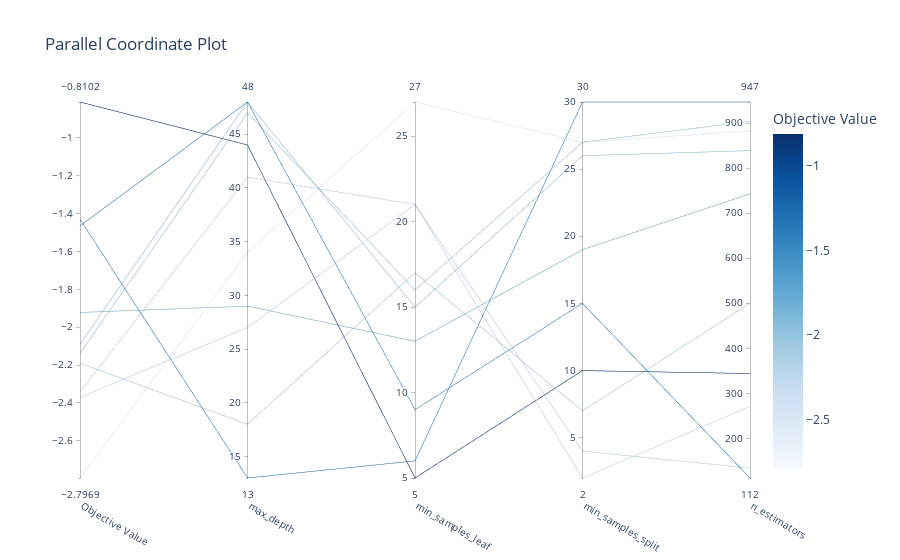

Notebook code cell kept with this figure:
### Code cell
optuna.visualization.plot_parallel_coordinate(study)

### Figure 1 — Plotly figure (JSON) as saved in the notebook; plotly's stock layout.template omitted (floating-point values rounded to 4 significant figures)
{"data": [{"dimensions": [{"label": "Objective Value", "range": [-2.797, -0.8102], "values": [-2.341, -1.465, -2.37, -2.797, -0.8102, -1.922, -1.43, -2.19, -2.138, -2.09]}, {"label": "max_depth", "range": [13, 48], "values": [41, 48, 27, 34, 44, 29, 13, 18, 47, 48]}, {"label": "min_samples_leaf", "range": [5, 27], "values": [21, 9, 21, 27, 5, 13, 6, 17, 16, 15]}, {"label": "min_samples_split", "range": [2, 30], "values": [4, 15, 2, 27, 10, 19, 30, 7, 27, 26]}, {"label": "n_estimators", "range": [112, 947], "values": [134, 112, 271, 883, 344, 743, 947, 500, 904, 839]}], "labelangle": 30, "labelside": "bottom", "line": {"color": [-2.341, -1.465, -2.37, -2.797, -0.8102, -1.922, -1.43, -2.19, -2.138, -2.09], "colorbar": {"title": {"text": "Objective Value"}}, "colorscale": [[0, "rgb(247,251,255)"], [0.125, "rgb(222,235,247)"], [0.25, "rgb(198,219,239)"], [0.375, "rgb(158,202,225)"], [0.5, "rgb(107,174,214)"], [0.625, "rgb(66,146,198)"], [0.75, "rgb(33,113,181)"], [0.875, "rgb(8,81,156)"], [1, "rgb(8,48,107)"]], "reversescale": false, "showscale": true}, "type": "parcoords"}], "layout": {"title": {"text": "Parallel Coordinate Plot"}}}
